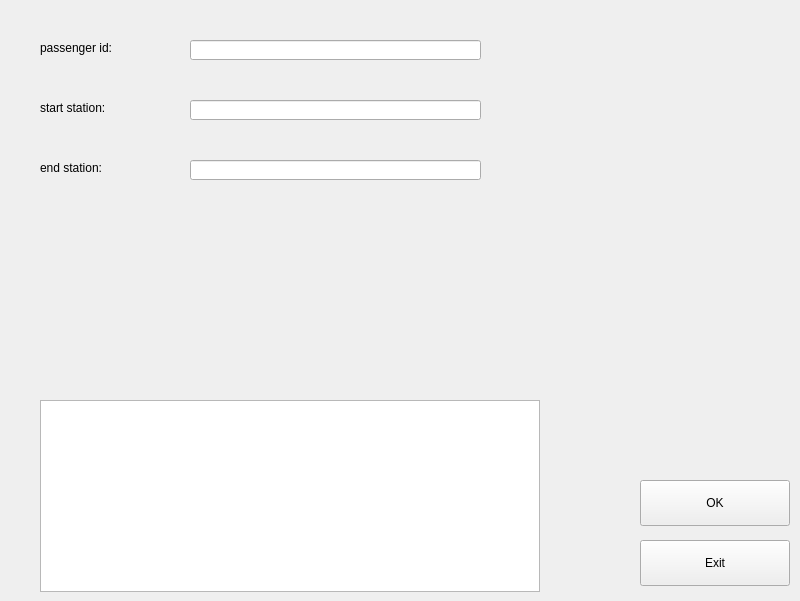
<?xml version="1.0" encoding="UTF-8"?>
<ui version="4.0">
 <class>modify_L</class>
 <widget class="QWidget" name="modify_L">
  <property name="geometry">
   <rect>
    <x>0</x>
    <y>0</y>
    <width>800</width>
    <height>601</height>
   </rect>
  </property>
  <property name="windowTitle">
   <string>Form</string>
  </property>
  <widget class="QLabel" name="passenger_id">
   <property name="geometry">
    <rect>
     <x>40</x>
     <y>40</y>
     <width>111</width>
     <height>16</height>
    </rect>
   </property>
   <property name="text">
    <string>passenger id:</string>
   </property>
  </widget>
  <widget class="QPushButton" name="OK">
   <property name="geometry">
    <rect>
     <x>640</x>
     <y>480</y>
     <width>150</width>
     <height>46</height>
    </rect>
   </property>
   <property name="text">
    <string>OK</string>
   </property>
  </widget>
  <widget class="QPushButton" name="Exit">
   <property name="geometry">
    <rect>
     <x>640</x>
     <y>540</y>
     <width>150</width>
     <height>46</height>
    </rect>
   </property>
   <property name="text">
    <string>Exit</string>
   </property>
  </widget>
  <widget class="QTextBrowser" name="textBrowser">
   <property name="geometry">
    <rect>
     <x>40</x>
     <y>400</y>
     <width>500</width>
     <height>192</height>
    </rect>
   </property>
  </widget>
  <widget class="QLineEdit" name="id_input">
   <property name="geometry">
    <rect>
     <x>190</x>
     <y>40</y>
     <width>291</width>
     <height>20</height>
    </rect>
   </property>
  </widget>
  <widget class="QLineEdit" name="station_input">
   <property name="geometry">
    <rect>
     <x>190</x>
     <y>100</y>
     <width>291</width>
     <height>20</height>
    </rect>
   </property>
   <property name="text">
    <string/>
   </property>
  </widget>
  <widget class="QLabel" name="start_station">
   <property name="geometry">
    <rect>
     <x>40</x>
     <y>100</y>
     <width>111</width>
     <height>16</height>
    </rect>
   </property>
   <property name="text">
    <string>start station:</string>
   </property>
  </widget>
  <widget class="QLabel" name="end_station">
   <property name="geometry">
    <rect>
     <x>40</x>
     <y>160</y>
     <width>111</width>
     <height>16</height>
    </rect>
   </property>
   <property name="text">
    <string>end station:</string>
   </property>
  </widget>
  <widget class="QLineEdit" name="end_input">
   <property name="geometry">
    <rect>
     <x>190</x>
     <y>160</y>
     <width>291</width>
     <height>20</height>
    </rect>
   </property>
   <property name="text">
    <string/>
   </property>
  </widget>
 </widget>
 <resources/>
 <connections/>
</ui>
